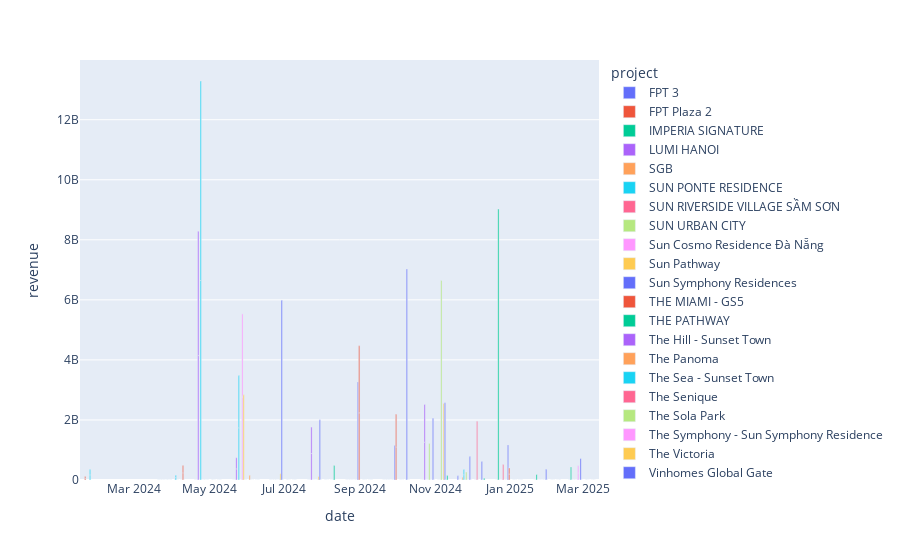

The cell this chart's notebook holds for it:
### Code cell
px.bar(
    data_frame=df.loc[
        ~df.project.isin(ignore_category)
    ], 
    x="date", y="revenue",
    color="project",
    barmode=None
)
